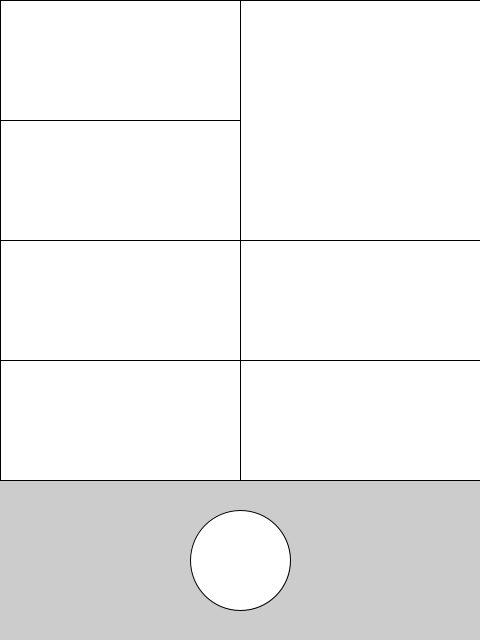
Frame 1 (no input)
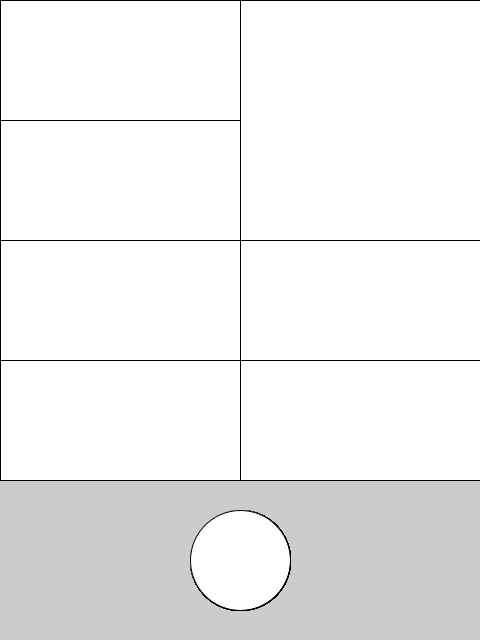
Frame 60 (the mouse pressed at the canvas centre just before this capture)
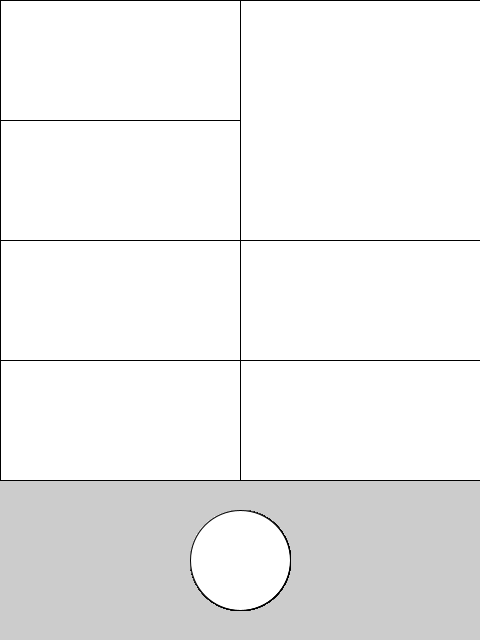
Frame 120 (the mouse held since frame 60 and released just before this capture)

The Processing sketch that drew these frames (run headless with seeded random() and noise(); from frame 60 on, the mouse is pressed at the canvas centre):

// Processing sketch: sc_1019206
// ── sc_1019206.pde
int scene_number = 0;
void setup(){
  size(480,640);
  
}

void draw(){
    switch (scene_number) {
        case(0):
        home();
        break;
    }
}
// ── home.pde
void home(){
    rect(0,0,240,120);
    rect(0,120,240,120);
    rect(240,0,240,240);
    rect(0,240,240,120);
    rect(0,360,240,120);
    rect(240,240,240,120);
    rect(240,360,240,120);
    circle(240,560,100);
}
